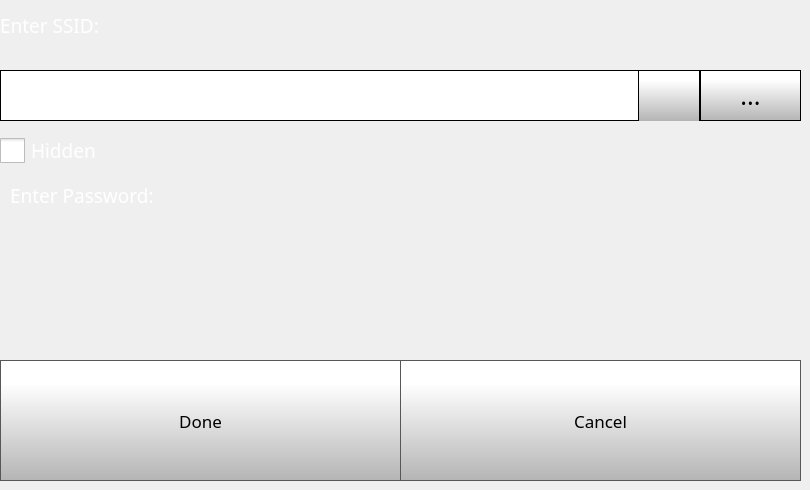
    <widget class="QWidget" name="wifiSettingsPage">
     <widget class="QComboBox" name="wifiSettingsComboBox">
      <property name="geometry">
       <rect>
        <x>0</x>
        <y>70</y>
        <width>701</width>
        <height>51</height>
       </rect>
      </property>
      <property name="font">
       <font>
        <family>Gotham</family>
        <pointsize>20</pointsize>
       </font>
      </property>
      <property name="styleSheet">
       <string notr="true"> QScrollBar:vertical {
     border: 1px solid black;
border-radius: 5px;
    background-color: rgb(40,40,40);
     width: 60px;
     margin: 67px 0 67px 0;
 }

/* Sets up the color and height of handle */
QScrollBar::handle:vertical {
border-radius: 5px;
background: qlineargradient(spread:pad, x1:0, y1:1, x2:0, y2:0.188, stop:0 rgba(180, 180, 180, 255), stop:1 rgba(255, 255, 255, 255));
min-height: 7px;
}


QScrollBar::add-line:vertical {
     border: 1px solid black;
background: qlineargradient(spread:pad, x1:0, y1:1, x2:0, y2:0.188, stop:0 rgba(180, 180, 180, 255), stop:1 rgba(255, 255, 255, 255));
     height:65px;
border-radius: 5px;
     subcontrol-position: bottom;
     subcontrol-origin: margin;
 }

 QScrollBar::sub-line:vertical {
     border: 1px solid black;
background: qlineargradient(spread:pad, x1:0, y1:1, x2:0, y2:0.188, stop:0 rgba(180, 180, 180, 255), stop:1 rgba(255, 255, 255, 255));
     height: 65px;
border-radius: 5px;
     subcontrol-position: top;
     subcontrol-origin: margin;
 }

QScrollBar::up-arrow:vertical {
 image: url(./templates/img/arrows.png);
    width: 40px;
    height: 40px;
 padding: 5px;
 }
QScrollBar::down-arrow:vertical {
 image: url(./templates/img/arrows-5.png);
    width: 40px;
    height: 40px;
 padding: 5px;
 }

/* need this to get rid of crosshatching on scrollbar background */
QScrollBar::add-page:vertical, QScrollBar::sub-page:vertical {
background: none;
}

QComboBox {
border: 1px solid black;
    padding: 0px 18px 0px 3px;
    min-width: 6em;

}

QComboBox::item {
	color: rgb(0, 0, 0);
}

QComboBox:editable {
    background: white;
}

QComboBox:!editable, QComboBox::drop-down:editable {
background: white;
}

/* QComboBox gets the &quot;on&quot; state when the popup is open */
QComboBox:!editable:on, QComboBox::drop-down:editable:on {
background: white;
}


QComboBox::drop-down {
border-left: 1px solid black;
border-right: 1px solid black;
	background-color: qlineargradient(spread:pad, x1:0, y1:1, x2:0, y2:0.188, stop:0 rgba(180, 180, 180, 255), stop:1 rgba(255, 255, 255, 255));
    width: 60px;
     height: 50px;

}

QComboBox::down-arrow {

image: url(./templates/img/arrows-5.png);
width: 30px;
height: 30px;

}


QComboBox QAbstractItemView {
    selection-background-color: rgb(40, 40, 40);
    background: white;
}</string>
      </property>
      <property name="editable">
       <bool>false</bool>
      </property>
      <property name="maxVisibleItems">
       <number>8</number>
      </property>
      <property name="iconSize">
       <size>
        <width>30</width>
        <height>30</height>
       </size>
      </property>
     </widget>
     <widget class="QLabel" name="ssidlabel">
      <property name="geometry">
       <rect>
        <x>0</x>
        <y>0</y>
        <width>461</width>
        <height>51</height>
       </rect>
      </property>
      <property name="font">
       <font>
        <family>Gotham Light</family>
        <pointsize>14</pointsize>
        <weight>50</weight>
        <bold>false</bold>
       </font>
      </property>
      <property name="styleSheet">
       <string notr="true">color: rgb(255, 255, 255);</string>
      </property>
      <property name="text">
       <string>Enter SSID:</string>
      </property>
     </widget>
     <widget class="QLabel" name="passwordlabel">
      <property name="geometry">
       <rect>
        <x>10</x>
        <y>180</y>
        <width>461</width>
        <height>31</height>
       </rect>
      </property>
      <property name="font">
       <font>
        <family>Gotham Light</family>
        <pointsize>14</pointsize>
        <weight>50</weight>
        <bold>false</bold>
       </font>
      </property>
      <property name="styleSheet">
       <string notr="true">color: rgb(255, 255, 255);</string>
      </property>
      <property name="text">
       <string>Enter Password:</string>
      </property>
     </widget>
     <widget class="QPushButton" name="wifiSettingsDoneButton">
      <property name="geometry">
       <rect>
        <x>0</x>
        <y>360</y>
        <width>401</width>
        <height>121</height>
       </rect>
      </property>
      <property name="font">
       <font>
        <family>Gotham</family>
        <pointsize>13</pointsize>
       </font>
      </property>
      <property name="styleSheet">
       <string notr="true">QPushButton {
     border: 1px solid rgb(87, 87, 87);
	background-color: qlineargradient(spread:pad, x1:0, y1:1, x2:0, y2:0.188, stop:0 rgba(180, 180, 180, 255), stop:1 rgba(255, 255, 255, 255));


}

QPushButton:pressed {
    background-color: qlineargradient(x1: 0, y1: 0, x2: 0, y2: 1,
                                      stop: 0 #dadbde, stop: 1 #f6f7fa);
}

QPushButton:flat {
    border: none; /* no border for a flat push button */
}

QPushButton:default {
    border-color: navy; /* make the default button prominent */
}

QPushButton:focus {
	outline: none;
}</string>
      </property>
      <property name="text">
       <string>Done</string>
      </property>
      <property name="iconSize">
       <size>
        <width>40</width>
        <height>40</height>
       </size>
      </property>
     </widget>
     <widget class="QPushButton" name="wifiSettingsCancelButton">
      <property name="geometry">
       <rect>
        <x>400</x>
        <y>360</y>
        <width>401</width>
        <height>121</height>
       </rect>
      </property>
      <property name="font">
       <font>
        <family>Gotham</family>
        <pointsize>13</pointsize>
       </font>
      </property>
      <property name="styleSheet">
       <string notr="true">QPushButton {
     border: 1px solid rgb(87, 87, 87);
	background-color: qlineargradient(spread:pad, x1:0, y1:1, x2:0, y2:0.188, stop:0 rgba(180, 180, 180, 255), stop:1 rgba(255, 255, 255, 255));


}

QPushButton:pressed {
    background-color: qlineargradient(x1: 0, y1: 0, x2: 0, y2: 1,
                                      stop: 0 #dadbde, stop: 1 #f6f7fa);
}

QPushButton:flat {
    border: none; /* no border for a flat push button */
}

QPushButton:default {
    border-color: navy; /* make the default button prominent */
}

QPushButton:focus {
	outline: none;
}</string>
      </property>
      <property name="text">
       <string>Cancel</string>
      </property>
      <property name="iconSize">
       <size>
        <width>40</width>
        <height>40</height>
       </size>
      </property>
     </widget>
     <widget class="QPushButton" name="wifiSettingsSSIDKeyboardButton">
      <property name="geometry">
       <rect>
        <x>700</x>
        <y>70</y>
        <width>101</width>
        <height>51</height>
       </rect>
      </property>
      <property name="font">
       <font>
        <family>Gotham</family>
        <pointsize>19</pointsize>
       </font>
      </property>
      <property name="styleSheet">
       <string notr="true">QPushButton {
     border: 1px solid rgb(0, 0, 0);
	background-color: qlineargradient(spread:pad, x1:0, y1:1, x2:0, y2:0.188, stop:0 rgba(180, 180, 180, 255), stop:1 rgba(255, 255, 255, 255));


}

QPushButton:pressed {
    background-color: qlineargradient(x1: 0, y1: 0, x2: 0, y2: 1,
                                      stop: 0 #dadbde, stop: 1 #f6f7fa);
}

QPushButton:flat {
    border: none; /* no border for a flat push button */
}

QPushButton:default {
    border-color: navy; /* make the default button prominent */
}

QPushButton:focus {
	outline: none;
}</string>
      </property>
      <property name="text">
       <string>...</string>
      </property>
      <property name="iconSize">
       <size>
        <width>40</width>
        <height>40</height>
       </size>
      </property>
     </widget>
     <widget class="QCheckBox" name="hiddenCheckBox">
      <property name="geometry">
       <rect>
        <x>0</x>
        <y>130</y>
        <width>161</width>
        <height>41</height>
       </rect>
      </property>
      <property name="font">
       <font>
        <family>Gotham</family>
        <pointsize>14</pointsize>
       </font>
      </property>
      <property name="styleSheet">
       <string notr="true">QCheckBox {
	color: rgb(255, 255, 255);
}

QCheckBox::indicator {
    width: 25px;
    height: 25px;
}

QCheckBox::indicator:checked {
    image: url(./templates/img/check-box.png);
}
QCheckBox::indicator:unchecked {
    image: url(./templates/img/blank-check-box.png);
}



</string>
      </property>
      <property name="text">
       <string>Hidden </string>
      </property>
      <property name="iconSize">
       <size>
        <width>40</width>
        <height>40</height>
       </size>
      </property>
      <property name="checked">
       <bool>false</bool>
      </property>
     </widget>
     <zorder>wifiSettingsComboBox</zorder>
     <zorder>ssidlabel</zorder>
     <zorder>passwordlabel</zorder>
     <zorder>wifiSettingsSSIDKeyboardButton</zorder>
     <zorder>wifiSettingsCancelButton</zorder>
     <zorder>wifiSettingsDoneButton</zorder>
     <zorder>hiddenCheckBox</zorder>
    </widget>
